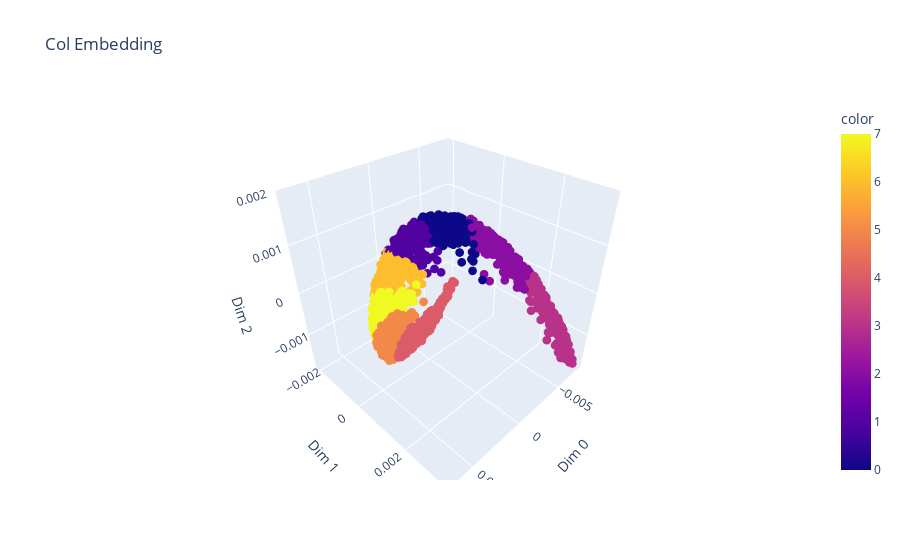

Notebook code cell kept with this figure:
### Code cell
_,col_emb,col_tree = col_iters[3]
levels = [node.data for node in col_tree.bfs() if node.distance2root()==3 or node.distance2root()<3 and node.depth()==0]
color = np.zeros(data.shape[1])

for i,level in enumerate(levels):
    color[level] = i

scatter_3d(col_emb,labels=color,marker_size=3,title='Col Embedding')

### Figure 1 — Plotly figure (JSON) as saved in the notebook; plotly's stock layout.template omitted (floating-point values rounded to 4 significant figures; data arrays with more than 128 entries replaced by an {"elided": "..."} marker saying what was removed)
{"data": [{"hovertemplate": "Dim 0=%{x}<br>Dim 1=%{y}<br>Dim 2=%{z}<br>color=%{marker.color}<extra></extra>", "legendgroup": "", "marker": {"color": {"elided": "2428 float values"}, "coloraxis": "coloraxis", "size": 3, "symbol": "circle"}, "mode": "markers", "name": "", "scene": "scene", "showlegend": false, "type": "scatter3d", "x": {"elided": "2428 float values"}, "y": {"elided": "2428 float values"}, "z": {"elided": "2428 float values"}}], "layout": {"coloraxis": {"colorbar": {"title": {"text": "color"}}, "colorscale": [[0, "#0d0887"], [0.1111, "#46039f"], [0.2222, "#7201a8"], [0.3333, "#9c179e"], [0.4444, "#bd3786"], [0.5556, "#d8576b"], [0.6667, "#ed7953"], [0.7778, "#fb9f3a"], [0.8889, "#fdca26"], [1, "#f0f921"]]}, "legend": {"tracegroupgap": 0}, "scene": {"domain": {"x": [0, 1], "y": [0, 1]}, "xaxis": {"title": {"text": "Dim 0"}}, "yaxis": {"title": {"text": "Dim 1"}}, "zaxis": {"title": {"text": "Dim 2"}}}, "title": {"text": "Col Embedding"}}}
